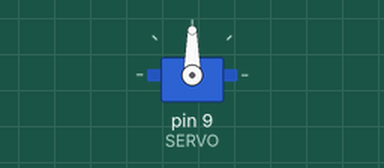
A sketch run on a simulated Arduino Uno, built with avr-gcc and run on an emulated ATmega328P. On the bench: servo.

Above: at 0.05 s.
Timing chart, 0 to 3.0 s (numbered marks = the images above):
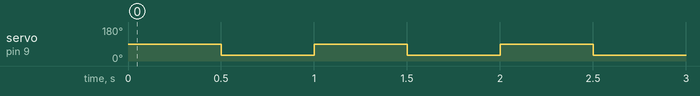

The sketch:

7-servo.ino
```cpp
#include <Servo.h>

#define SERVO 9
Servo myservo;

void setup() {
    myservo.attach(SERVO);
}

void loop() {
    myservo.write(90);
    delay(500);
    myservo.write(30);
    delay(500);
}
```

Measured:
- by itself, servo on pin 9 (SERVO): alternates 90° for 0.50 s and 30° for 0.50 s
